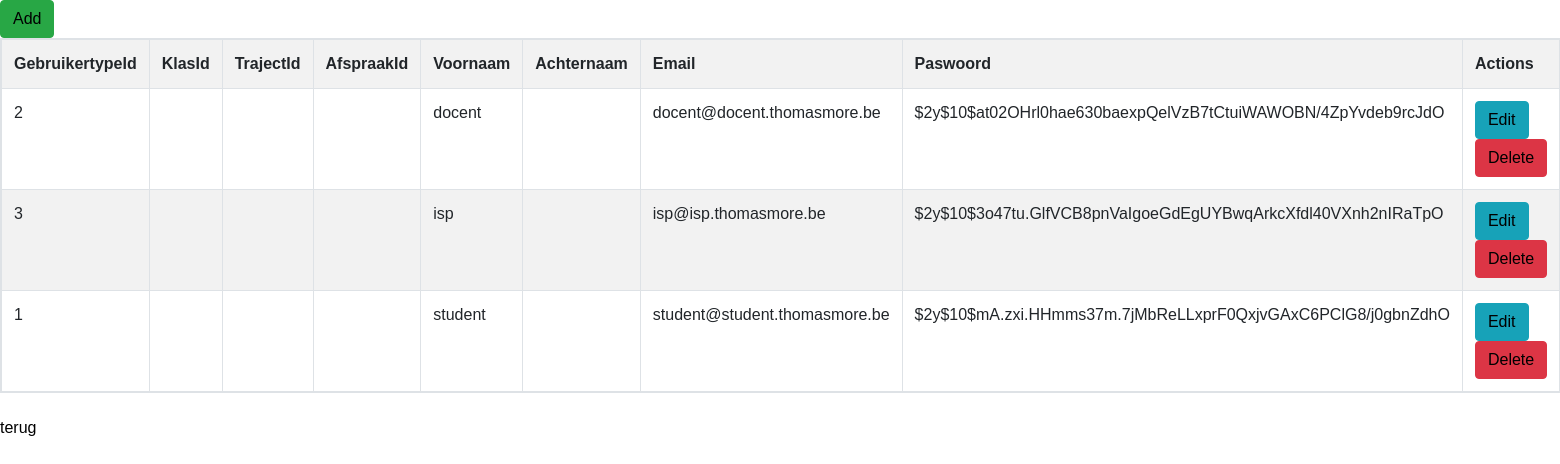
/index.php/gebruikeradmin, run on the app's committed database.
### tables this page shows
CREATE TABLE `gebruiker` (
  `id` int(50) NOT NULL,
  `gebruikertypeId` int(50) NOT NULL,
  `klasId` int(50) DEFAULT NULL,
  `trajectId` int(50) DEFAULT NULL,
  `afspraakId` int(50) DEFAULT NULL,
  `voornaam` varchar(255) NOT NULL,
  `achternaam` varchar(255) NOT NULL,
  `email` varchar(255) NOT NULL,
  `paswoord` varchar(255) NOT NULL
);

### application/controllers/Gebruikeradmin.php (called while the page is built, shortened)
<?php
class Gebruikeradmin extends CI_Controller{
    function __construct()
    {
        $this->load->model('gebruiker_model');
    }
    function index()
    {
        $data['gebruikers'] = $this->gebruiker_model->get_all_gebruikerby_type();
        $data['_view'] = 'gebruikeradmin/index';
        $this->load->view('layouts/main',$data);
    }
}

### index.php (called while the page is built, shortened)
<?php
require_once BASEPATH.'core/CodeIgniter.php';

### application/models/Gebruiker_model.php (called while the page is built, shortened)
<?php
class Gebruiker_model extends CI_Model
{
    function get_all_gebruikerby_type(){
        $this->db->order_by('voornaam', 'asc');
        return $this->db->get('gebruiker')->result_array();
    }
}

### application/views/gebruikeradmin/index.php (the view)
<div class="pull-right">
    <a href="<?php echo site_url('gebruikeradmin/add'); ?>" class="btn btn-success">Add</a>
</div>
<table class="table table-striped table-bordered">
    <tr>
        <th>GebruikertypeId</th>
        <th>KlasId</th>
        <th>TrajectId</th>
        <th>AfspraakId</th>
        <th>Voornaam</th>
        <th>Achternaam</th>
        <th>Email</th>
        <th>Paswoord</th>
        <th>Actions</th>
    </tr>
    <?php foreach($gebruikers as $g){ ?>
        <tr>
            <td><?php echo $g['gebruikertypeId']; ?></td>
            <td><?php echo $g['klasId']; ?></td>
            <td><?php echo $g['trajectId']; ?></td>
            <td><?php echo $g['afspraakId']; ?></td>
            <td><?php echo $g['voornaam']; ?></td>
            <td><?php echo $g['achternaam']; ?></td>
            <td><?php echo $g['email']; ?></td>
            <td><?php echo $g['paswoord']; ?></td>
            <td>
                <a href="<?php echo site_url('gebruikeradmin/edit/'.$g['id']); ?>" class="btn btn-info btn-xs">Edit</a>
                <a href="<?php echo site_url('gebruikeradmin/remove/'.$g['id']); ?>" class="btn btn-danger btn-xs">Delete</a>
            </td>
        </tr>
    <?php } ?>
</table>
<?php echo anchor('gebruikertype/isp', 'terug'); ?>

### application/css/style.css (style rules this page uses)
* { margin: 0; padding: 0; }
body { height: 100%; margin: 0px; padding: 0px; font-family: Verdana, Arial, Helvetica, sans-serif; color: black; background-color: white; }
td { padding-right: 20px; }
table { display: inline-block; }
a:link { color: black; }

### data on the page
gebruiker: gebruikertypeId "2", voornaam "docent", email "docent@docent.thomasmore.be", paswoord "$2y$10$at02OHrl0hae630baexpQelVzB7tCtuiWAWOBN/4ZpYvdeb9rcJdO"
gebruiker: gebruikertypeId "3", voornaam "isp", email "isp@isp.thomasmore.be", paswoord "$2y$10$3o47tu.GlfVCB8pnVaIgoeGdEgUYBwqArkcXfdl40VXnh2nIRaTpO"
gebruiker: gebruikertypeId "1", voornaam "student", email "student@student.thomasmore.be", paswoord "$2y$10$mA.zxi.HHmms37m.7jMbReLLxprF0QxjvGAxC6PClG8/j0gbnZdhO"

### other printed values
anchor('gebruikertype/isp', 'terug') "terug"
